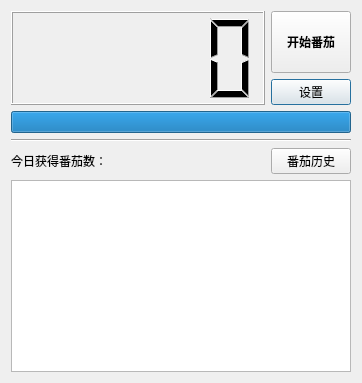
<?xml version="1.0" encoding="UTF-8"?>
<ui version="4.0">
 <class>Dialog</class>
 <widget class="QDialog" name="Dialog">
  <property name="geometry">
   <rect>
    <x>0</x>
    <y>0</y>
    <width>362</width>
    <height>383</height>
   </rect>
  </property>
  <property name="windowTitle">
   <string>番茄时间</string>
  </property>
  <layout class="QGridLayout" name="gridLayout">
   <item row="1" column="1">
    <widget class="QPushButton" name="pushButton_2">
     <property name="font">
      <font>
       <weight>50</weight>
       <bold>false</bold>
      </font>
     </property>
     <property name="text">
      <string notr="true">设置</string>
     </property>
    </widget>
   </item>
   <item row="0" column="1">
    <widget class="QPushButton" name="pushButton">
     <property name="sizePolicy">
      <sizepolicy hsizetype="Fixed" vsizetype="Expanding">
       <horstretch>0</horstretch>
       <verstretch>0</verstretch>
      </sizepolicy>
     </property>
     <property name="font">
      <font>
       <weight>75</weight>
       <bold>true</bold>
      </font>
     </property>
     <property name="text">
      <string notr="true">开始番茄</string>
     </property>
    </widget>
   </item>
   <item row="0" column="0" rowspan="2">
    <widget class="QLCDNumber" name="lcdNumber"/>
   </item>
   <item row="3" column="0" colspan="2">
    <widget class="Line" name="line">
     <property name="orientation">
      <enum>Qt::Horizontal</enum>
     </property>
    </widget>
   </item>
   <item row="4" column="1">
    <widget class="QPushButton" name="pushButton_3">
     <property name="text">
      <string>番茄历史</string>
     </property>
    </widget>
   </item>
   <item row="4" column="0">
    <widget class="QLabel" name="label">
     <property name="text">
      <string>今日获得番茄数：</string>
     </property>
    </widget>
   </item>
   <item row="2" column="0" colspan="2">
    <widget class="QProgressBar" name="progressBar">
     <property name="value">
      <number>100</number>
     </property>
     <property name="format">
      <string notr="true"/>
     </property>
    </widget>
   </item>
   <item row="5" column="0" colspan="2">
    <widget class="QListWidget" name="listWidget"/>
   </item>
  </layout>
 </widget>
 <resources/>
 <connections/>
</ui>
